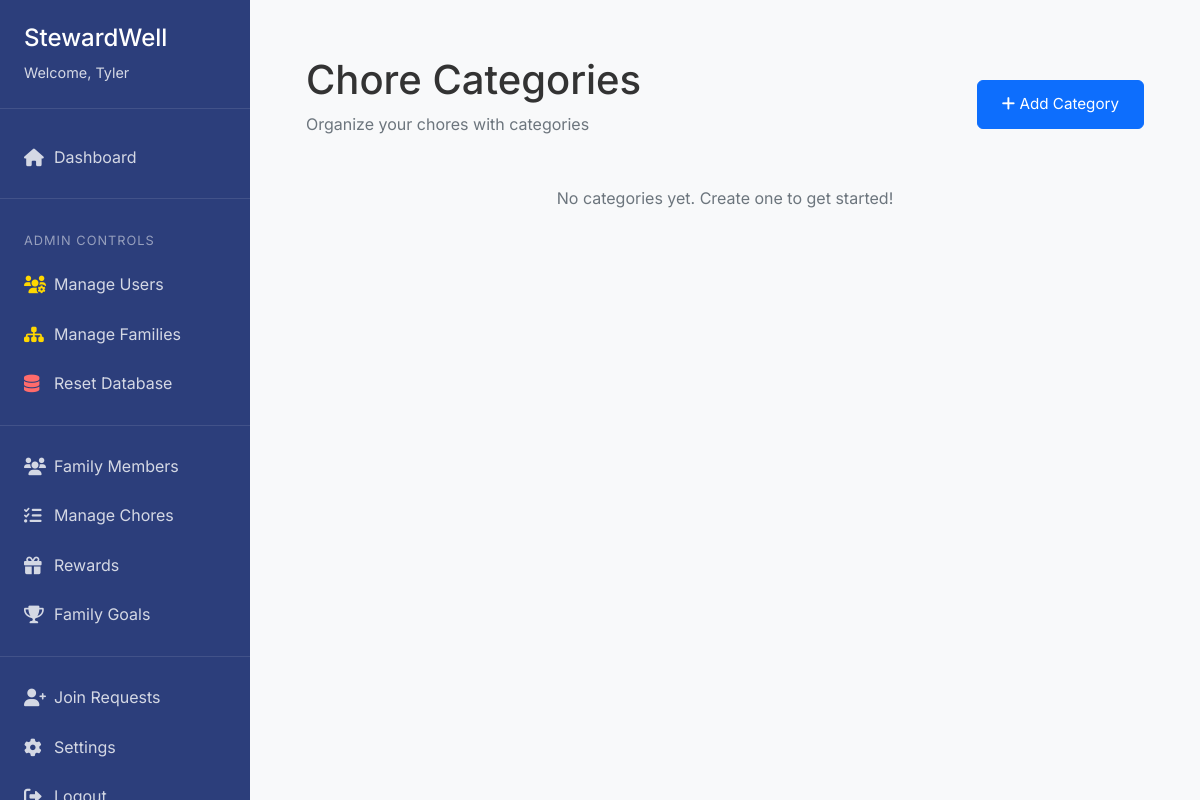
Before: /chores/categories (signed in) with the older database file.
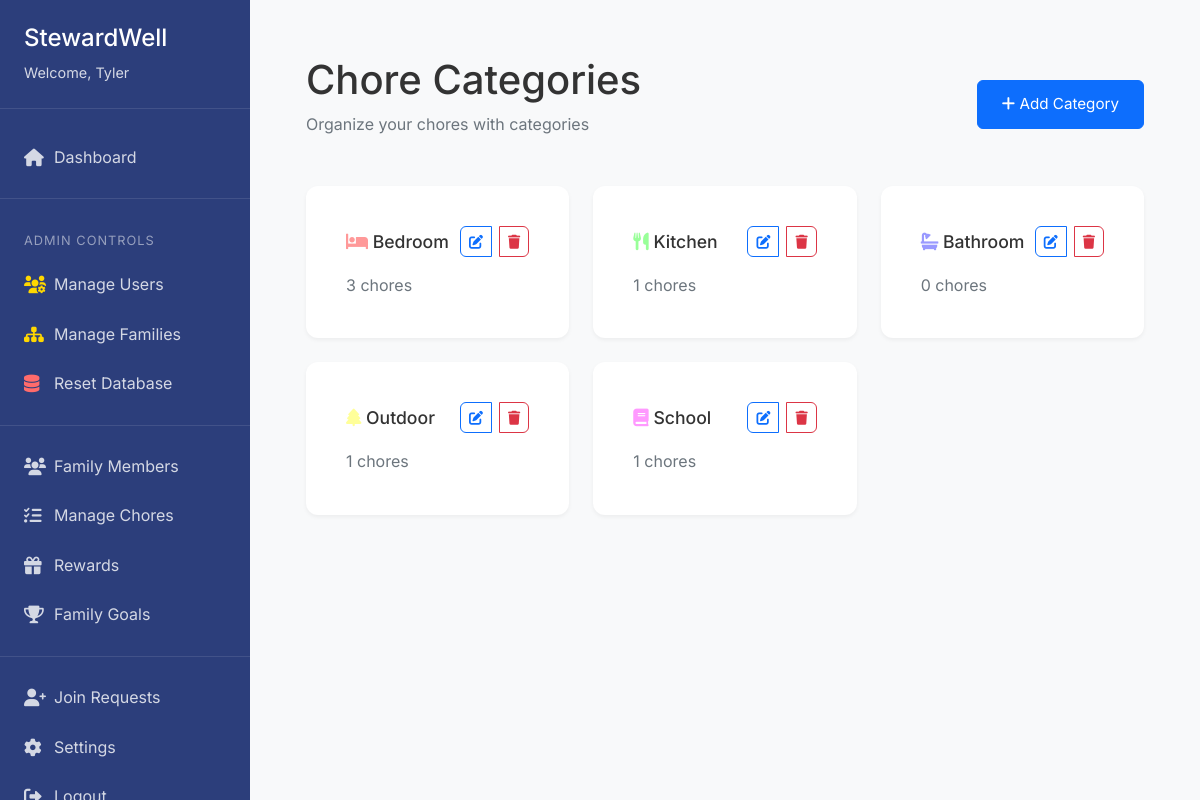
After: the same page with the newer database file.
### app/models/user.py (models this page shows)
class ChoreCategory(db.Model):
    id = db.Column(db.Integer, primary_key=True)
    name = db.Column(db.String(50), nullable=False)
    color = db.Column(db.String(7), default="#6c757d")  # Hex color code
    icon = db.Column(db.String(50))  # FontAwesome icon name
    created_at = db.Column(db.DateTime, default=datetime.utcnow)
    family_id = db.Column(db.Integer, db.ForeignKey('family.id'), nullable=False)
    created_by_id = db.Column(db.Integer, db.ForeignKey('user.id'), nullable=False)
    chores = db.relationship('Chore', backref='category', lazy='dynamic')
    created_by = db.relationship('User', foreign_keys=[created_by_id])

### app/controllers/chores.py (the view)
@chores_bp.route('/categories')
@login_required
@parent_required
def list_categories():
    categories = ChoreCategory.query.filter_by(family_id=current_user.family_id).all()
    return render_template('chores/categories.html', categories=categories)

### app/__init__.py (called while the page is built)
@login_manager.user_loader
def load_user(id):
    from app.models.user import User
    return User.query.get(int(id))

### app/controllers/chores.py (called while the page is built)
def parent_required(f):
    @wraps(f)
    def decorated_function(*args, **kwargs):
        if not current_user.is_authenticated or not current_user.is_parent:
            flash('You need to be a parent to access this page.', 'danger')
            return redirect(url_for('main.index'))
        return f(*args, **kwargs)
    return decorated_function

### app/templates/chores/categories.html (shortened to what this page needs)
{% extends "base.html" %}
{% block authenticated_content %}
<div class="content-container">
    <div class="page-header d-flex justify-content-between align-items-center">
        <div>
            <h1>Chore Categories</h1>
            <p class="text-muted">Organize your chores with categories</p>
        </div>
        <button class="btn btn-primary" data-bs-toggle="modal" data-bs-target="#addCategoryModal">
            <i class="fas fa-plus"></i> Add Category
        </button>
    </div>
    <div class="row">
        {% for category in categories %}
        <div class="col-md-4 mb-4">
            <div class="card">
                <div class="card-body">
                    <div class="d-flex justify-content-between align-items-center mb-3">
                        <h3 class="card-title mb-0">
                            <i class="fas {{ category.icon }}" style="color: {{ category.color }};"></i>
                            {{ category.name }}
                        </h3>
                        <div class="btn-group">
                            <button class="btn btn-sm btn-outline-primary"
                                    data-bs-toggle="modal"
                                    data-bs-target="#editCategoryModal{{ category.id }}">
                                <i class="fas fa-edit"></i>
                            </button>
                            <button class="btn btn-sm btn-outline-danger"
                                    data-bs-toggle="modal"
                                    data-bs-target="#deleteCategoryModal{{ category.id }}">
                                <i class="fas fa-trash"></i>
                            </button>
                        </div>
                    </div>
                    <p class="text-muted mb-0">
                        {{ category.chores.count() }} chores
                    </p>
                </div>
            </div>
        </div>
        {% else %}
        <div class="col-12">
            <p class="text-muted text-center">No categories yet. Create one to get started!</p>
        </div>
        {% endfor %}
    </div>
</div>
{% endblock %}

Changed rows visible on the page:
now on this page (row edited): ChoreCategory: name "Bedroom", chores.count "3"
added ChoreCategory: name "Kitchen", chores.count "1"
added ChoreCategory: name "Bathroom", chores.count "0"
added ChoreCategory: name "Outdoor", chores.count "1"
added ChoreCategory: name "School", chores.count "1"
Other visible differences:
text no longer shown: "No categories yet. Create one to get started!"
